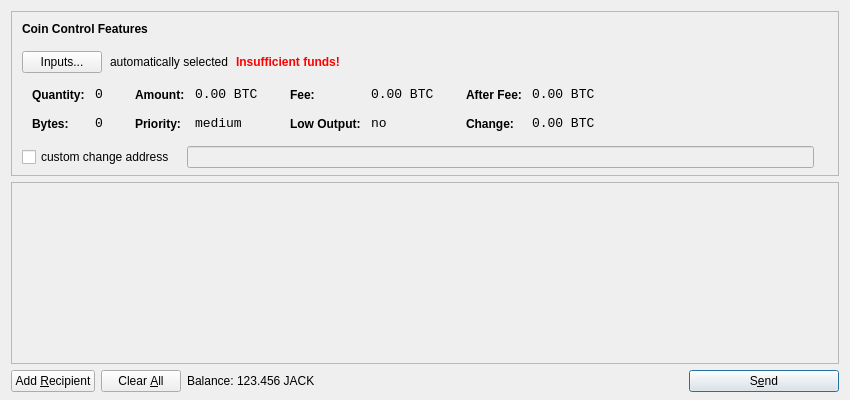
<?xml version="1.0" encoding="UTF-8"?>
<ui version="4.0">
 <class>SendCoinsDialog</class>
 <widget class="QDialog" name="SendCoinsDialog">
  <property name="geometry">
   <rect>
    <x>0</x>
    <y>0</y>
    <width>850</width>
    <height>400</height>
   </rect>
  </property>
  <property name="windowTitle">
   <string>Send Coins</string>
  </property>
  <layout class="QVBoxLayout" name="verticalLayout" stretch="0,1,0">
   <property name="bottomMargin">
    <number>8</number>
   </property>
   <item>
    <widget class="QFrame" name="frameCoinControl">
     <property name="sizePolicy">
      <sizepolicy hsizetype="Expanding" vsizetype="Expanding">
       <horstretch>0</horstretch>
       <verstretch>0</verstretch>
      </sizepolicy>
     </property>
     <property name="maximumSize">
      <size>
       <width>16777215</width>
       <height>16777215</height>
      </size>
     </property>
     <property name="frameShape">
      <enum>QFrame::StyledPanel</enum>
     </property>
     <property name="frameShadow">
      <enum>QFrame::Sunken</enum>
     </property>
     <layout class="QVBoxLayout" name="verticalLayoutCoinControl2">
      <property name="spacing">
       <number>-1</number>
      </property>
      <property name="leftMargin">
       <number>0</number>
      </property>
      <property name="topMargin">
       <number>0</number>
      </property>
      <property name="rightMargin">
       <number>0</number>
      </property>
      <property name="bottomMargin">
       <number>6</number>
      </property>
      <item>
       <layout class="QVBoxLayout" name="verticalLayoutCoinControl" stretch="0,0,0,0,1">
        <property name="spacing">
         <number>0</number>
        </property>
        <property name="leftMargin">
         <number>10</number>
        </property>
        <property name="topMargin">
         <number>10</number>
        </property>
        <item>
         <layout class="QHBoxLayout" name="horizontalLayoutCoinControl1">
          <property name="bottomMargin">
           <number>15</number>
          </property>
          <item>
           <widget class="QLabel" name="labelCoinControlFeatures">
            <property name="sizePolicy">
             <sizepolicy hsizetype="Preferred" vsizetype="Maximum">
              <horstretch>0</horstretch>
              <verstretch>0</verstretch>
             </sizepolicy>
            </property>
            <property name="font">
             <font>
              <weight>75</weight>
              <bold>true</bold>
             </font>
            </property>
            <property name="styleSheet">
             <string notr="true">font-weight:bold;</string>
            </property>
            <property name="text">
             <string>Coin Control Features</string>
            </property>
           </widget>
          </item>
         </layout>
        </item>
        <item>
         <layout class="QHBoxLayout" name="horizontalLayoutCoinControl2" stretch="0,0,0,0">
          <property name="spacing">
           <number>8</number>
          </property>
          <property name="bottomMargin">
           <number>10</number>
          </property>
          <item>
           <widget class="QPushButton" name="pushButtonCoinControl">
            <property name="styleSheet">
             <string notr="true"/>
            </property>
            <property name="text">
             <string>Inputs...</string>
            </property>
           </widget>
          </item>
          <item>
           <widget class="QLabel" name="labelCoinControlAutomaticallySelected">
            <property name="text">
             <string>automatically selected</string>
            </property>
            <property name="margin">
             <number>5</number>
            </property>
           </widget>
          </item>
          <item>
           <widget class="QLabel" name="labelCoinControlInsuffFunds">
            <property name="font">
             <font>
              <weight>75</weight>
              <bold>true</bold>
             </font>
            </property>
            <property name="styleSheet">
             <string notr="true">color:red;font-weight:bold;</string>
            </property>
            <property name="text">
             <string>Insufficient funds!</string>
            </property>
            <property name="margin">
             <number>5</number>
            </property>
           </widget>
          </item>
          <item>
           <spacer name="horizontalSpacerCoinControl">
            <property name="orientation">
             <enum>Qt::Horizontal</enum>
            </property>
            <property name="sizeHint" stdset="0">
             <size>
              <width>40</width>
              <height>1</height>
             </size>
            </property>
           </spacer>
          </item>
         </layout>
        </item>
        <item>
         <widget class="QWidget" name="widgetCoinControl" native="true">
          <property name="sizePolicy">
           <sizepolicy hsizetype="Preferred" vsizetype="Preferred">
            <horstretch>0</horstretch>
            <verstretch>0</verstretch>
           </sizepolicy>
          </property>
          <property name="minimumSize">
           <size>
            <width>0</width>
            <height>0</height>
           </size>
          </property>
          <property name="styleSheet">
           <string notr="true"/>
          </property>
          <layout class="QHBoxLayout" name="horizontalLayoutCoinControl5">
           <property name="margin">
            <number>0</number>
           </property>
           <item>
            <layout class="QHBoxLayout" name="horizontalLayoutCoinControl3" stretch="0,0,0,1">
             <property name="spacing">
              <number>20</number>
             </property>
             <property name="topMargin">
              <number>0</number>
             </property>
             <property name="bottomMargin">
              <number>10</number>
             </property>
             <item>
              <layout class="QFormLayout" name="formLayoutCoinControl1">
               <property name="horizontalSpacing">
                <number>10</number>
               </property>
               <property name="verticalSpacing">
                <number>14</number>
               </property>
               <property name="leftMargin">
                <number>10</number>
               </property>
               <property name="topMargin">
                <number>4</number>
               </property>
               <property name="rightMargin">
                <number>6</number>
               </property>
               <item row="0" column="0">
                <widget class="QLabel" name="labelCoinControlQuantityText">
                 <property name="styleSheet">
                  <string notr="true">font-weight:bold;</string>
                 </property>
                 <property name="text">
                  <string>Quantity:</string>
                 </property>
                 <property name="margin">
                  <number>0</number>
                 </property>
                </widget>
               </item>
               <item row="0" column="1">
                <widget class="QLabel" name="labelCoinControlQuantity">
                 <property name="font">
                  <font>
                   <family>Monospace</family>
                   <pointsize>10</pointsize>
                  </font>
                 </property>
                 <property name="cursor">
                  <cursorShape>IBeamCursor</cursorShape>
                 </property>
                 <property name="contextMenuPolicy">
                  <enum>Qt::ActionsContextMenu</enum>
                 </property>
                 <property name="text">
                  <string notr="true">0</string>
                 </property>
                 <property name="margin">
                  <number>0</number>
                 </property>
                 <property name="textInteractionFlags">
                  <set>Qt::LinksAccessibleByMouse|Qt::TextSelectableByKeyboard|Qt::TextSelectableByMouse</set>
                 </property>
                </widget>
               </item>
               <item row="1" column="0">
                <widget class="QLabel" name="labelCoinControlBytesText">
                 <property name="styleSheet">
                  <string notr="true">font-weight:bold;</string>
                 </property>
                 <property name="text">
                  <string>Bytes:</string>
                 </property>
                </widget>
               </item>
               <item row="1" column="1">
                <widget class="QLabel" name="labelCoinControlBytes">
                 <property name="font">
                  <font>
                   <family>Monospace</family>
                   <pointsize>10</pointsize>
                  </font>
                 </property>
                 <property name="cursor">
                  <cursorShape>IBeamCursor</cursorShape>
                 </property>
                 <property name="contextMenuPolicy">
                  <enum>Qt::ActionsContextMenu</enum>
                 </property>
                 <property name="text">
                  <string notr="true">0</string>
                 </property>
                 <property name="textInteractionFlags">
                  <set>Qt::LinksAccessibleByMouse|Qt::TextSelectableByKeyboard|Qt::TextSelectableByMouse</set>
                 </property>
                </widget>
               </item>
              </layout>
             </item>
             <item>
              <layout class="QFormLayout" name="formLayoutCoinControl2">
               <property name="horizontalSpacing">
                <number>10</number>
               </property>
               <property name="verticalSpacing">
                <number>14</number>
               </property>
               <property name="leftMargin">
                <number>6</number>
               </property>
               <property name="topMargin">
                <number>4</number>
               </property>
               <property name="rightMargin">
                <number>6</number>
               </property>
               <item row="0" column="0">
                <widget class="QLabel" name="labelCoinControlAmountText">
                 <property name="styleSheet">
                  <string notr="true">font-weight:bold;</string>
                 </property>
                 <property name="text">
                  <string>Amount:</string>
                 </property>
                 <property name="margin">
                  <number>0</number>
                 </property>
                </widget>
               </item>
               <item row="0" column="1">
                <widget class="QLabel" name="labelCoinControlAmount">
                 <property name="font">
                  <font>
                   <family>Monospace</family>
                   <pointsize>10</pointsize>
                  </font>
                 </property>
                 <property name="cursor">
                  <cursorShape>IBeamCursor</cursorShape>
                 </property>
                 <property name="contextMenuPolicy">
                  <enum>Qt::ActionsContextMenu</enum>
                 </property>
                 <property name="text">
                  <string notr="true">0.00 BTC</string>
                 </property>
                 <property name="textInteractionFlags">
                  <set>Qt::LinksAccessibleByMouse|Qt::TextSelectableByKeyboard|Qt::TextSelectableByMouse</set>
                 </property>
                </widget>
               </item>
               <item row="1" column="0">
                <widget class="QLabel" name="labelCoinControlPriorityText">
                 <property name="styleSheet">
                  <string notr="true">font-weight:bold;</string>
                 </property>
                 <property name="text">
                  <string>Priority:</string>
                 </property>
                </widget>
               </item>
               <item row="1" column="1">
                <widget class="QLabel" name="labelCoinControlPriority">
                 <property name="font">
                  <font>
                   <family>Monospace</family>
                   <pointsize>10</pointsize>
                  </font>
                 </property>
                 <property name="cursor">
                  <cursorShape>IBeamCursor</cursorShape>
                 </property>
                 <property name="contextMenuPolicy">
                  <enum>Qt::ActionsContextMenu</enum>
                 </property>
                 <property name="text">
                  <string>medium</string>
                 </property>
                 <property name="textInteractionFlags">
                  <set>Qt::LinksAccessibleByMouse|Qt::TextSelectableByKeyboard|Qt::TextSelectableByMouse</set>
                 </property>
                </widget>
               </item>
              </layout>
             </item>
             <item>
              <layout class="QFormLayout" name="formLayoutCoinControl3">
               <property name="horizontalSpacing">
                <number>10</number>
               </property>
               <property name="verticalSpacing">
                <number>14</number>
               </property>
               <property name="leftMargin">
                <number>6</number>
               </property>
               <property name="topMargin">
                <number>4</number>
               </property>
               <property name="rightMargin">
                <number>6</number>
               </property>
               <item row="0" column="0">
                <widget class="QLabel" name="labelCoinControlFeeText">
                 <property name="styleSheet">
                  <string notr="true">font-weight:bold;</string>
                 </property>
                 <property name="text">
                  <string>Fee:</string>
                 </property>
                 <property name="margin">
                  <number>0</number>
                 </property>
                </widget>
               </item>
               <item row="0" column="1">
                <widget class="QLabel" name="labelCoinControlFee">
                 <property name="font">
                  <font>
                   <family>Monospace</family>
                   <pointsize>10</pointsize>
                  </font>
                 </property>
                 <property name="cursor">
                  <cursorShape>IBeamCursor</cursorShape>
                 </property>
                 <property name="contextMenuPolicy">
                  <enum>Qt::ActionsContextMenu</enum>
                 </property>
                 <property name="text">
                  <string notr="true">0.00 BTC</string>
                 </property>
                 <property name="textInteractionFlags">
                  <set>Qt::LinksAccessibleByMouse|Qt::TextSelectableByKeyboard|Qt::TextSelectableByMouse</set>
                 </property>
                </widget>
               </item>
               <item row="1" column="0">
                <widget class="QLabel" name="labelCoinControlLowOutputText">
                 <property name="styleSheet">
                  <string notr="true">font-weight:bold;</string>
                 </property>
                 <property name="text">
                  <string>Low Output:</string>
                 </property>
                </widget>
               </item>
               <item row="1" column="1">
                <widget class="QLabel" name="labelCoinControlLowOutput">
                 <property name="font">
                  <font>
                   <family>Monospace</family>
                   <pointsize>10</pointsize>
                  </font>
                 </property>
                 <property name="cursor">
                  <cursorShape>IBeamCursor</cursorShape>
                 </property>
                 <property name="contextMenuPolicy">
                  <enum>Qt::ActionsContextMenu</enum>
                 </property>
                 <property name="text">
                  <string>no</string>
                 </property>
                 <property name="textInteractionFlags">
                  <set>Qt::LinksAccessibleByMouse|Qt::TextSelectableByKeyboard|Qt::TextSelectableByMouse</set>
                 </property>
                </widget>
               </item>
              </layout>
             </item>
             <item>
              <layout class="QFormLayout" name="formLayoutCoinControl4">
               <property name="horizontalSpacing">
                <number>10</number>
               </property>
               <property name="verticalSpacing">
                <number>14</number>
               </property>
               <property name="leftMargin">
                <number>6</number>
               </property>
               <property name="topMargin">
                <number>4</number>
               </property>
               <property name="rightMargin">
                <number>6</number>
               </property>
               <item row="0" column="0">
                <widget class="QLabel" name="labelCoinControlAfterFeeText">
                 <property name="styleSheet">
                  <string notr="true">font-weight:bold;</string>
                 </property>
                 <property name="text">
                  <string>After Fee:</string>
                 </property>
                 <property name="margin">
                  <number>0</number>
                 </property>
                </widget>
               </item>
               <item row="0" column="1">
                <widget class="QLabel" name="labelCoinControlAfterFee">
                 <property name="font">
                  <font>
                   <family>Monospace</family>
                   <pointsize>10</pointsize>
                  </font>
                 </property>
                 <property name="cursor">
                  <cursorShape>IBeamCursor</cursorShape>
                 </property>
                 <property name="contextMenuPolicy">
                  <enum>Qt::ActionsContextMenu</enum>
                 </property>
                 <property name="text">
                  <string notr="true">0.00 BTC</string>
                 </property>
                 <property name="textInteractionFlags">
                  <set>Qt::LinksAccessibleByMouse|Qt::TextSelectableByKeyboard|Qt::TextSelectableByMouse</set>
                 </property>
                </widget>
               </item>
               <item row="1" column="0">
                <widget class="QLabel" name="labelCoinControlChangeText">
                 <property name="styleSheet">
                  <string notr="true">font-weight:bold;</string>
                 </property>
                 <property name="text">
                  <string>Change:</string>
                 </property>
                </widget>
               </item>
               <item row="1" column="1">
                <widget class="QLabel" name="labelCoinControlChange">
                 <property name="font">
                  <font>
                   <family>Monospace</family>
                   <pointsize>10</pointsize>
                  </font>
                 </property>
                 <property name="cursor">
                  <cursorShape>IBeamCursor</cursorShape>
                 </property>
                 <property name="contextMenuPolicy">
                  <enum>Qt::ActionsContextMenu</enum>
                 </property>
                 <property name="text">
                  <string notr="true">0.00 BTC</string>
                 </property>
                 <property name="textInteractionFlags">
                  <set>Qt::LinksAccessibleByMouse|Qt::TextSelectableByKeyboard|Qt::TextSelectableByMouse</set>
                 </property>
                </widget>
               </item>
              </layout>
             </item>
            </layout>
           </item>
          </layout>
         </widget>
        </item>
        <item>
         <layout class="QHBoxLayout" name="horizontalLayoutCoinControl4" stretch="0,0,0">
          <property name="spacing">
           <number>12</number>
          </property>
          <property name="sizeConstraint">
           <enum>QLayout::SetDefaultConstraint</enum>
          </property>
          <property name="topMargin">
           <number>5</number>
          </property>
          <property name="rightMargin">
           <number>5</number>
          </property>
          <item>
           <widget class="QCheckBox" name="checkBoxCoinControlChange">
            <property name="text">
             <string>custom change address</string>
            </property>
           </widget>
          </item>
          <item>
           <widget class="QLineEdit" name="lineEditCoinControlChange">
            <property name="enabled">
             <bool>false</bool>
            </property>
            <property name="sizePolicy">
             <sizepolicy hsizetype="Expanding" vsizetype="Fixed">
              <horstretch>0</horstretch>
              <verstretch>0</verstretch>
             </sizepolicy>
            </property>
           </widget>
          </item>
          <item>
           <widget class="QLabel" name="labelCoinControlChangeLabel">
            <property name="sizePolicy">
             <sizepolicy hsizetype="Preferred" vsizetype="Expanding">
              <horstretch>0</horstretch>
              <verstretch>0</verstretch>
             </sizepolicy>
            </property>
            <property name="minimumSize">
             <size>
              <width>0</width>
              <height>0</height>
             </size>
            </property>
            <property name="text">
             <string/>
            </property>
            <property name="margin">
             <number>3</number>
            </property>
           </widget>
          </item>
         </layout>
        </item>
        <item>
         <spacer name="verticalSpacerCoinControl">
          <property name="orientation">
           <enum>Qt::Vertical</enum>
          </property>
          <property name="sizeHint" stdset="0">
           <size>
            <width>800</width>
            <height>1</height>
           </size>
          </property>
         </spacer>
        </item>
       </layout>
      </item>
     </layout>
    </widget>
   </item>
   <item>
    <widget class="QScrollArea" name="scrollArea">
     <property name="widgetResizable">
      <bool>true</bool>
     </property>
     <widget class="QWidget" name="scrollAreaWidgetContents">
      <property name="geometry">
       <rect>
        <x>0</x>
        <y>0</y>
        <width>830</width>
        <height>165</height>
       </rect>
      </property>
      <layout class="QVBoxLayout" name="verticalLayout_2">
       <property name="margin">
        <number>0</number>
       </property>
       <item>
        <layout class="QVBoxLayout" name="entries">
         <property name="spacing">
          <number>6</number>
         </property>
        </layout>
       </item>
       <item>
        <spacer name="verticalSpacer">
         <property name="orientation">
          <enum>Qt::Vertical</enum>
         </property>
         <property name="sizeHint" stdset="0">
          <size>
           <width>20</width>
           <height>40</height>
          </size>
         </property>
        </spacer>
       </item>
      </layout>
     </widget>
    </widget>
   </item>
   <item>
    <layout class="QHBoxLayout" name="horizontalLayout">
     <item>
      <widget class="QPushButton" name="addButton">
       <property name="toolTip">
        <string>Send to multiple recipients at once</string>
       </property>
       <property name="text">
        <string>Add &amp;Recipient</string>
       </property>
       <property name="icon">
        <iconset resource="../bitcoin.qrc">
         <normaloff>:/icons/add</normaloff>:/icons/add</iconset>
       </property>
       <property name="autoDefault">
        <bool>false</bool>
       </property>
      </widget>
     </item>
     <item>
      <widget class="QPushButton" name="clearButton">
       <property name="sizePolicy">
        <sizepolicy hsizetype="Minimum" vsizetype="Fixed">
         <horstretch>0</horstretch>
         <verstretch>0</verstretch>
        </sizepolicy>
       </property>
       <property name="toolTip">
        <string>Remove all transaction fields</string>
       </property>
       <property name="text">
        <string>Clear &amp;All</string>
       </property>
       <property name="icon">
        <iconset resource="../bitcoin.qrc">
         <normaloff>:/icons/remove</normaloff>:/icons/remove</iconset>
       </property>
       <property name="autoRepeatDelay">
        <number>300</number>
       </property>
       <property name="autoDefault">
        <bool>false</bool>
       </property>
      </widget>
     </item>
     <item>
      <layout class="QHBoxLayout" name="horizontalLayout_2">
       <property name="spacing">
        <number>3</number>
       </property>
       <item>
        <widget class="QLabel" name="label">
         <property name="text">
          <string>Balance:</string>
         </property>
        </widget>
       </item>
       <item>
        <widget class="QLabel" name="labelBalance">
         <property name="cursor">
          <cursorShape>IBeamCursor</cursorShape>
         </property>
         <property name="text">
          <string>123.456 JACK</string>
         </property>
         <property name="textInteractionFlags">
          <set>Qt::LinksAccessibleByMouse|Qt::TextSelectableByKeyboard|Qt::TextSelectableByMouse</set>
         </property>
        </widget>
       </item>
      </layout>
     </item>
     <item>
      <spacer name="horizontalSpacer">
       <property name="orientation">
        <enum>Qt::Horizontal</enum>
       </property>
       <property name="sizeHint" stdset="0">
        <size>
         <width>40</width>
         <height>20</height>
        </size>
       </property>
      </spacer>
     </item>
     <item>
      <widget class="QPushButton" name="sendButton">
       <property name="minimumSize">
        <size>
         <width>150</width>
         <height>0</height>
        </size>
       </property>
       <property name="toolTip">
        <string>Confirm the send action</string>
       </property>
       <property name="text">
        <string>S&amp;end</string>
       </property>
       <property name="icon">
        <iconset resource="../bitcoin.qrc">
         <normaloff>:/icons/send</normaloff>:/icons/send</iconset>
       </property>
       <property name="default">
        <bool>true</bool>
       </property>
      </widget>
     </item>
    </layout>
   </item>
  </layout>
 </widget>
 <resources>
  <include location="../bitcoin.qrc"/>
 </resources>
 <connections/>
</ui>
